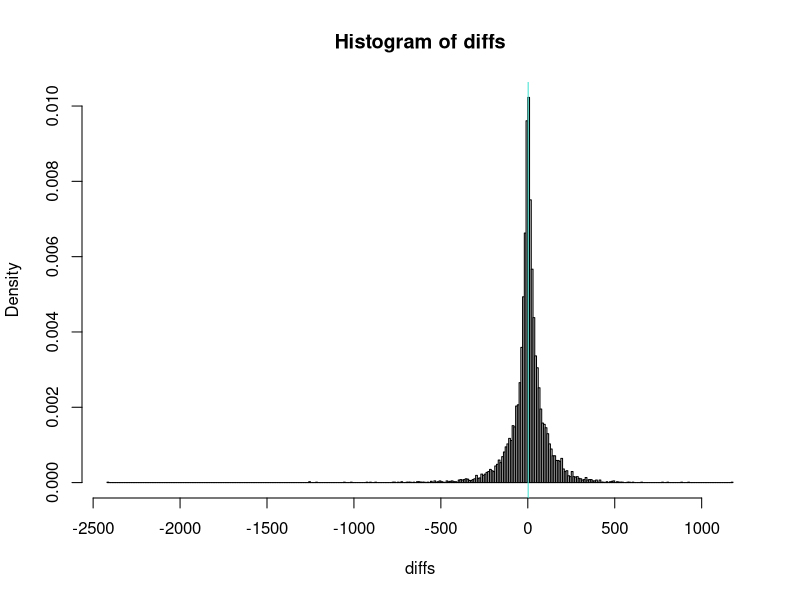
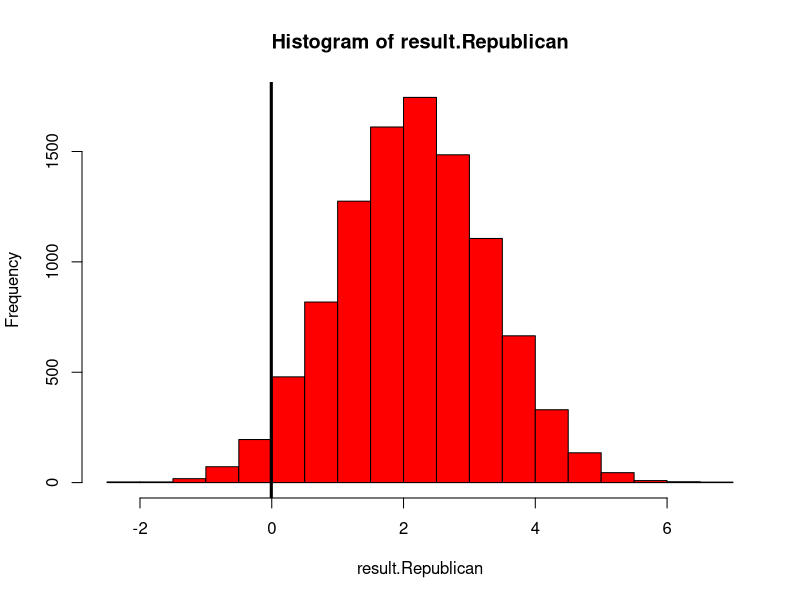
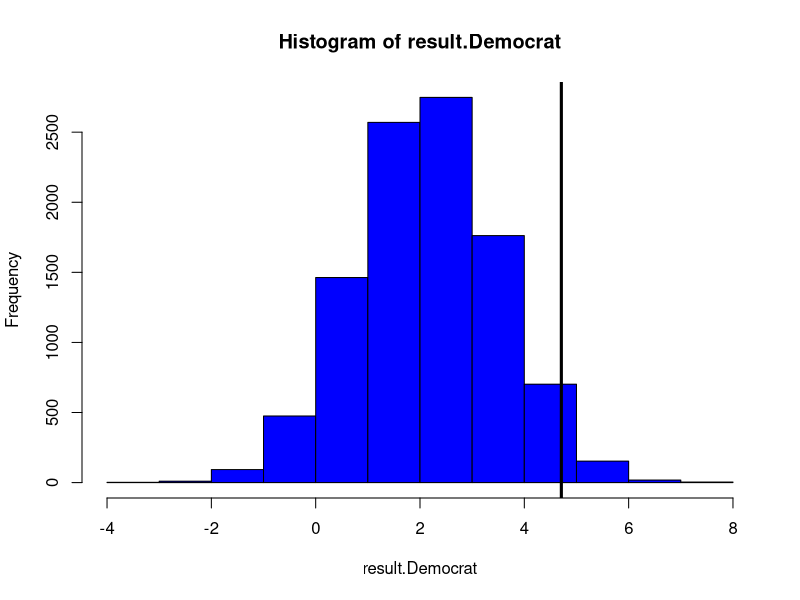
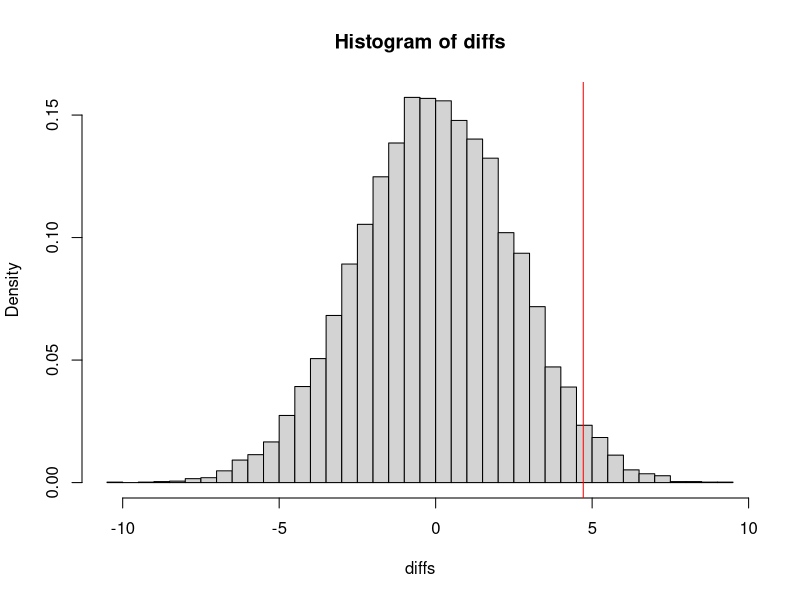
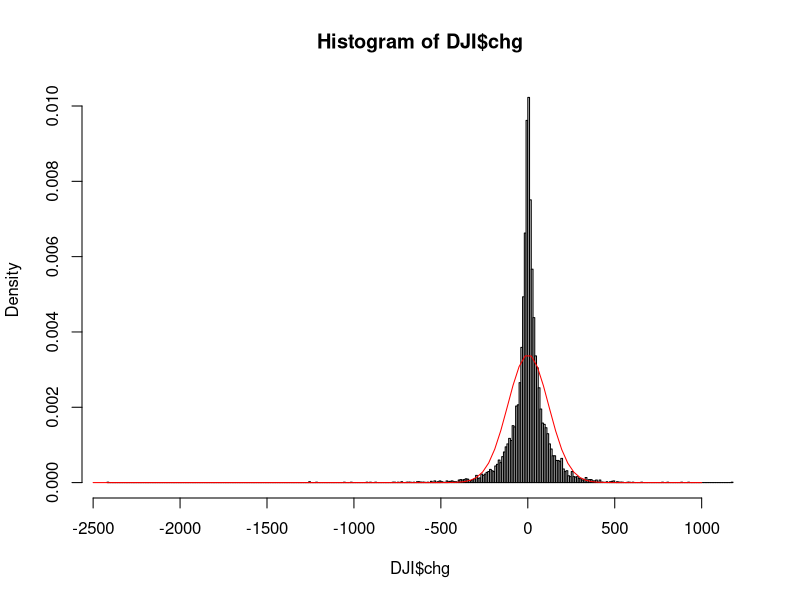
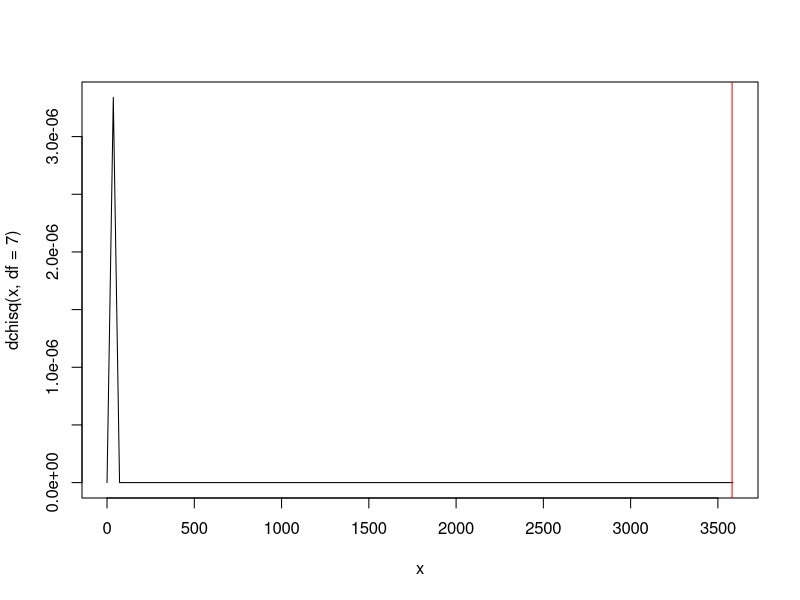
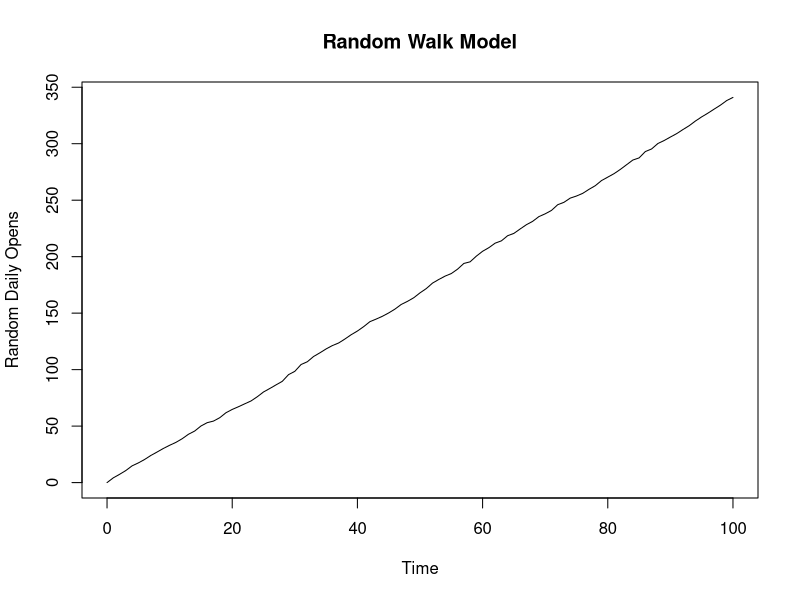
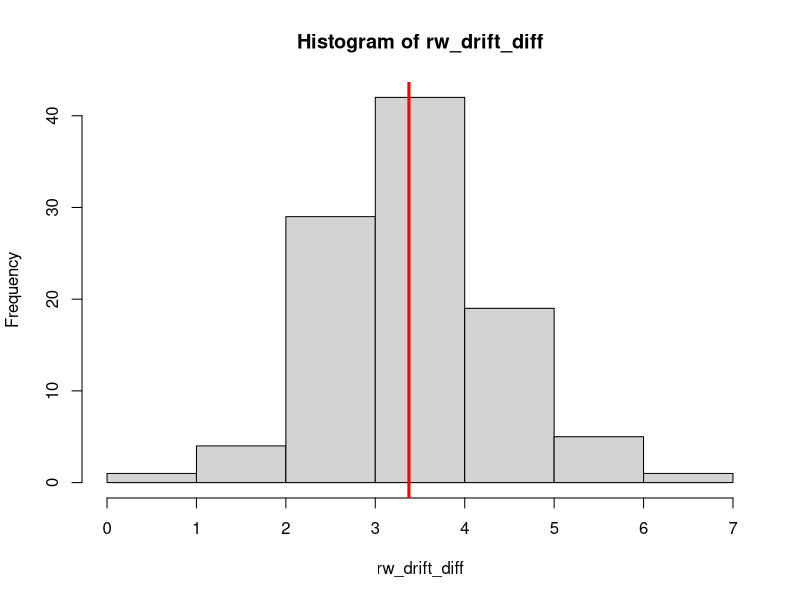

Recreate these plots in R, in order.
#This is where our main code for our project will go!
DJI <- read.csv("DJI.csv"); head(DJI)

#Create 'Regime' Categories (Regan, Bush, etc.)
DJI["Regime"] <- "None" #Set blank column

#Set the dates for each regime
#Each 'term' is denoted from inaugaration day 
#to the day before the next regime's inaugaration day
dates <- sapply(DJI["Date"], function(x) as.Date(x)) #Convert CSV date character objects 
#to date objects
DJI[dates < as.Date("1989-01-20"), "Regime"] <- "RR"
DJI[dates >= as.Date("1989-01-20") & dates < as.Date("1993-01-20"), "Regime"] <- "GHWB"
DJI[dates >= as.Date("1993-01-20") & dates < as.Date("2001-01-20"), "Regime"] <- "BC"
DJI[dates >= as.Date("2001-01-20") & dates < as.Date("2009-01-20"), "Regime"] <- "GWB"
DJI[dates >= as.Date("2009-01-20") & dates < as.Date("2017-01-20"), "Regime"] <- "BO"
DJI[dates >= as.Date("2017-01-20"), "Regime"] <- "DJT"

#Create a binary category for the political party in control of the White House 
#(Republican = 1, Democrat = 0)
Republican <- (DJI$Regime == "RR") | (DJI$Regime == "GHWB") | (DJI$Regime == "GWB") | (DJI$Regime == "DJT")
DJI <- data.frame(DJI, Republican); head(DJI); sum(Republican); mean(Republican)

#Create a binary category for expansion vs recession year
DJI["Recession"] <- FALSE

#Extract years from date column
DJI.year <- format(as.Date(DJI$Date),"%Y")

#Set the dates
DJI[DJI.year == 1980, "Recession"] <- TRUE
DJI[DJI.year >= 1981 & DJI.year  <= 1981, "Recession"] <- TRUE
DJI[DJI.year >= 1990 & DJI.year  <= 1991, "Recession"] <- TRUE
DJI[DJI.year == 2001, "Recession"] <- TRUE
DJI[DJI.year >= 2007 & DJI.year <= 2009, "Recession"] <- TRUE
DJI[DJI.year >= 2020, "Recession"] <- TRUE

#Set up indices for permutation test by party and president 
index.Republican <- DJI$Republican ; sum(index.Republican) # 4822, matches
index.RR <- (DJI$Regime == "RR") ; sum(index.RR) # 1005
index.GHWB <- (DJI$Regime == "GHWB") ; sum(index.GHWB) # 1011
index.BC <- (DJI$Regime == "BC") ; sum(index.BC) # 2021
index.GWB <- (DJI$Regime == "GWB") ; sum(index.GWB) # 2009
index.BO <- (DJI$Regime == "BO") ; sum(index.BO) # 2015
index.DJT <- (DJI$Regime == "DJT") ; sum(index.DJT) # 797
dim(DJI) ; sum(c(index.RR, index.GHWB, index.BC, index.GWB, index.BO, index.DJT)) # 8858, matches

# Create vector for difference between daily Open values
Open <- DJI$Open
N <- length(Open) ; diffs <- numeric(N - 1)
for (i in 1:N - 1) {
  diffs[i] <- Open[i + 1] - Open[i]
}
head(diffs) # there are some rather large values with double digits before the decimal
length(diffs) # 8857 as expected
sum(diffs)  # 18975.43 so over double the number of observations
mu.chg.open <- mean(diffs) # 2.142422 around what we expected based on the aforementioned values
med.chg.open <- median(diffs) # 3.4297 is higher than mean, indicating more extreme lesser values
var.chg.open <- var(diffs) # whopping 13760.49 for variance, we expect this to increase over time
hist(diffs, breaks = "fd", prob = TRUE) 
# resembles normal distribution with narrow concentration around sharp peak at mean 
# and with long tails, with more extreme negative values
abline(v = mu.chg.open, col = "turquoise")

chg <- numeric(nrow(DJI))
chg[1] <- 0 ; chg[2:nrow(DJI)] <- diffs; chg <- data.frame(chg)
DJI <- data.frame(DJI,chg); head(DJI)

diffs.Republican <- diffs[index.Republican[-1]]
mu.RepDiffs <- mean(diffs.Republican) # -.006959248
diffs.Democrat <- diffs[!(index.Republican[-1])]
mu.DemDiffs <- mean(diffs.Democrat)
mean(diffs.Democrat) # 4.709857
# The means seem different, but given the large variance, this is doubtful.

#Permutation Test
N <- 10^4; result.Republican <- numeric(N); result.Democrat <- numeric(N)
for (i in 1:N) {
  smpl <- sample(index.Republican[-1], replace = FALSE)
  smpl.Republican <- diffs[smpl]
  smpl.Democrat <- diffs[!smpl]
  result.Republican[i] <- mean(smpl.Republican)
  result.Democrat[i] <- mean(smpl.Democrat)
}

#Republican Result
hist(result.Republican, col = "red")
abline(v = mu.RepDiffs, col = "black", lwd = 3)
mu.result.Republican <- mean(result.Republican) ; mu.result.Republican ; mu.RepDiffs
mean(result.Republican <= mu.RepDiffs) 
#2.88% chance of seeing this statistic thus it is statistically significant.

#Democrat Result
hist(result.Democrat, col = "blue")
abline(v = mu.DemDiffs, col = "black", lwd = 3)
mu.result.Democrat <- mean(result.Democrat) ; mu.result.Democrat ; mu.DemDiffs
mean(result.Democrat >= mu.DemDiffs) 
#2.88% chance. Whoa, both means are equally statistically significant.

#Combined Attempt
RepAvg <- sum(DJI$chg*(DJI$Republican == TRUE))/sum(DJI$Republican == TRUE) ; RepAvg
DemAvg <- sum(DJI$chg*(DJI$Republican == FALSE))/sum(DJI$Republican == FALSE) ; DemAvg
Obs <-  DemAvg - RepAvg; Obs

N <- 10^4 #number of simulations
diffs <- numeric(N) #this is the vector that will store our simulated differences
for (i in 1:N) {
  Rep <- sample(DJI$Republican) #This is our permuted party column
  RepMu <- sum(DJI$chg*(Rep == TRUE))/sum(Rep == TRUE) ; RepMu
  DemMu <- sum(DJI$chg*(Rep == FALSE))/sum(Rep == FALSE) ; DemMu
  diffs[i] <- DemMu - RepMu
}
mean(diffs) #inspecting that these are indeed close to zero
hist(diffs, breaks = "FD", probability = TRUE)
abline(v = Obs, col = "red")

pvalue <-  (sum(diffs >= Obs)+1)/(N+1) ; pvalue
# 2.71% chance that this extreme of an observed difference would arise by chance .

## Contingency table with chi-square test for political party and recession. 
sum(DJI$Recession)/length(DJI$Recession) # 17.67% of observations are in recession years
obs.tbl <- table(DJI$Republican,DJI$Recession) # Republican has more Recession
exp.tbl <- outer(rowSums(obs.tbl), colSums(obs.tbl))/sum(obs.tbl)
obs.tbl ; exp.tbl
chisq.test(DJI$Republican,DJI$Recession)
# p-value is less than 2.2e-16, far below our .05 threshold, so there would be a very
# small chance that the observed contingency table would arise by chance.
# Thus, the observations provide sufficient evidence to reject the null hypothesis
# that Republican and Democratic regimes are equally likely to be associated with recession
# years from 1985 to early 2020. 

## Can you make this more granular by leveraging recession by quarter instead of year?
## Can we do a contingency table that is larger than 2x2 by using regime intead of party?

## Let's apply simulation methods to the day-over-day (DOD) change in Open values. 
## We can also run this and the previous analyses on the other numerical columns 
## of DJI to see if we arise at similar or different results, 
## once we finish the first round of analysis the DOD change in Open values. 
## If we set up the simulations appropriately, we should expect to see in our results that 
## a greater sample size or a greater number of simulations yields increasingly higher 
## variance, potentially indicated by fat tails when plotting the distribution of the results. 
## Can you figure out a way to leverage a chi-square test or CLT here?

#Bruno: I think one good way to show that the data has infinite variance is to show that it cannot be
#modeled with a Normal distribution. (Then we can fit something like a Cauchy distribution later)
#I'm open to taking this out, but I thought we could try to get feedback on it at least!
#So what we are checking is if the daily price fluxes for the Dow Jones have infinite variance
hist(DJI$chg, breaks = "FD", probability = TRUE) #already doesn't look super promising
mu <- mean(DJI$chg)
sigma <- sd(DJI$chg) 
# do we multiply by n the number of sample observations to estimate the population variance?
# maybe not since this is the population? or is it?
curve(dnorm(x,mu,sigma), from = -2500, to = 1000, add = TRUE, col = "red")
n1 <- qnorm(0.1, mu, sigma); n1    #10% of the normal distribution lies below this value
pnorm(n1, mu, sigma)       
mean(DJI$chg <= n1) #6.2%, not great, we would epxect something closer to 10% if it were Normal
#Now let's create a vector of deciles so that we can split our data and see if it falls as expected
dec <- qnorm(seq(0.0,1,by = 0.1), mu,sigma); dec  #11 bins
Exp <- rep(length(DJI$chg)/10,10); Exp 
binchg <- numeric(10)
for(i in 1:10){
  binchg[i] <- sum((DJI$chg >= dec[i]) & (DJI$chg <= dec[i+1] )) ; binchg
}
#Finally we can test for uniformity using a chi-squared test.
ChiStat <- sum((binchg - Exp)^2/Exp); ChiStat #3581.397
#We estimated two parameters (using the sample mean and standard deviation), which costs two degrees of freedom, 
#and we have set the total days to match our sample which costs another so we have 10 - 3 = 7 degrees of freedom
curve(dchisq(x, df = 7), from = 0, to = ChiStat + 5)
abline(v=ChiStat, col = "red") 
pchisq(ChiStat, df = 7, lower.tail = FALSE) # 0
#Given this extremely low chi-square value, it seems that the normal distribution is not a good model (at all)
#for the daily fluxes in the Dow Jones Industrial Average. So let's now check how a model with infinite variance
#fits the data. 

## Generate a RW model with a drift using arima.sim
# Choose one of the two lines of code below, one for mean and one for median of our DOD value changes.
rw_drift <- arima.sim(model = list(order = c(0,1,0)), n = 100, mean = mu.chg.open)
rw_drift <- arima.sim(model = list(order = c(0,1,0)), n = 100, mean = med.chg.open)
# Plot rw_drift
plot(rw_drift, type = "l", xlab = "Time", ylab = "Random Daily Opens", main = "Random Walk Model")
# this lacks the volatility of the DJI
# Calculate the first difference series rw_drift_diff <-
N <- length(rw_drift); rw_drift_diff <- numeric(N)
for (i in 2:length(rw_drift)) {
  rw_drift_diff[i] <- rw_drift[i] - rw_drift[i - 1] }
rw_drift_diff # no negative values, does not model DJI DOD changes very well
#Mean of the First Difference Series
mean(rw_drift_diff) # 2.222279 when using mean, 3.263219 when using median
#Plot a histogram of the values and draw the mean/median using abline
hist(rw_drift_diff); abline(v = mean(rw_drift_diff), col = "red", lwd = 3)
#Plot the values of the time series and draw the mean/median using abline - and we get a constant!
plot(rw_drift_diff, type = "l", xlab = "Time", ylab = "Differences in Random Daily Opens",
     main = "First Difference Series"); abline(h = mean(rw_drift_diff), col = "red", lwd = 3)

## Should we perform this analysis for High, Low or Close? Does it change anything?
## Does using a logarithmic or exponential model make the data behave better?
## Given that our observed DOD data produces low frequency, extreme values, particularly negative,
## how do we do a better job of fitting a probability distribution model to our observed data? 
## That is, can we slice our data differently, change the parameters of the random walk model,
## or use a different distribution altogether to model our data? We could use Cauchy, Levy, Pareto, 
## T or other distributions with infinite variance. Are there any that look like our histogram?
## Is this necessary in order to test for infinite variance? 
## Does the current random walk model invalidate our test for infinite variance on the observed data?
## Or can we test for infinite variance without worrying about any model at all? 
## Perhaps partial variance can help here?
## Can we build out the partial variance model and visualization per the shared stackexchange post?
